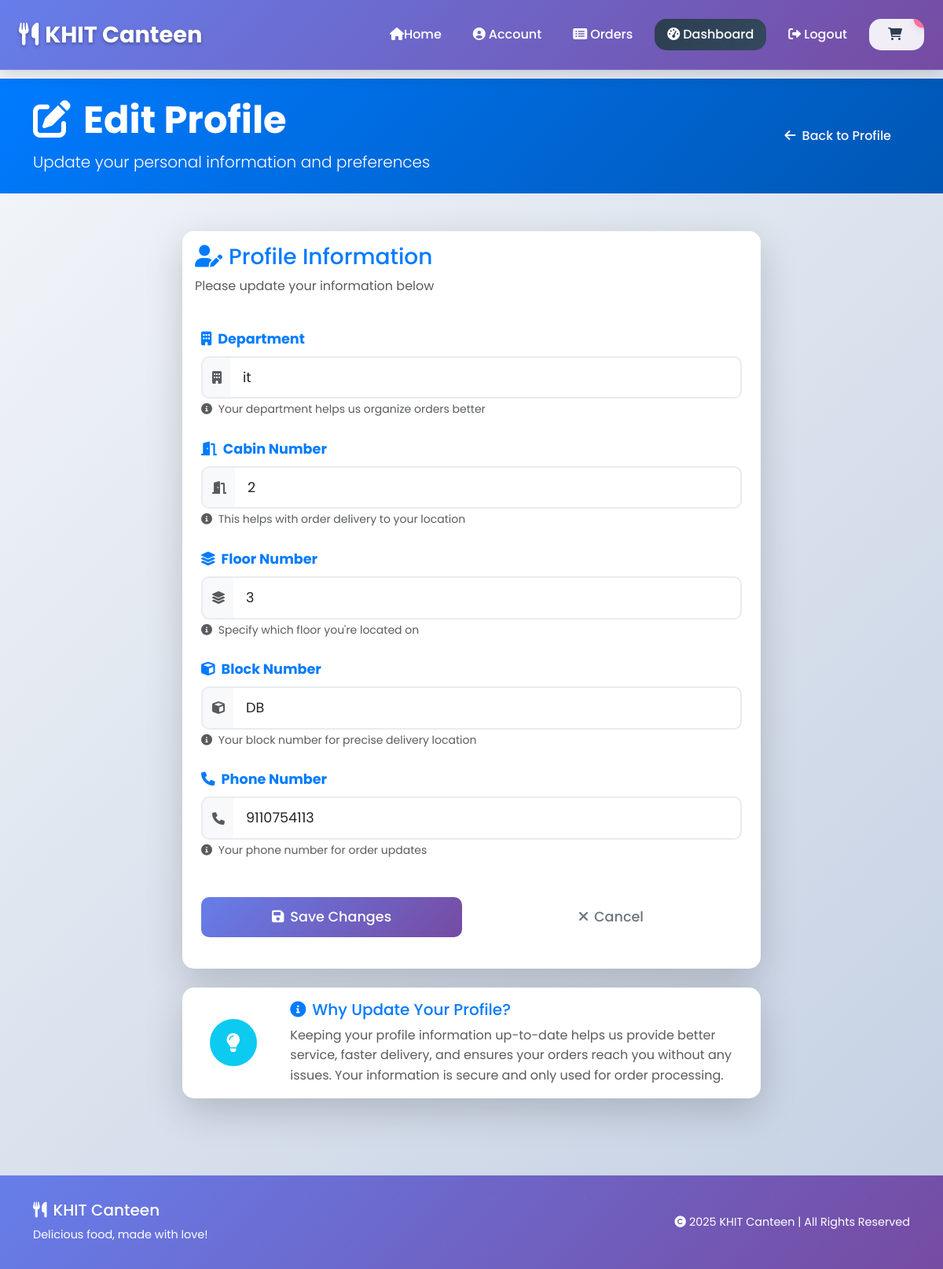
Page /profile/edit/ (signed in) on the committed database.
### home/models.py (models this page shows, shortened)
class Profile(models.Model):
    user = models.OneToOneField(User, on_delete=models.CASCADE)
    phone_number = models.CharField(max_length=15, blank=True, null=True)
    department = models.CharField(max_length=100, blank=True, null=True)
    cabin_no = models.CharField(max_length=10, blank=True, null=True)
    block_no = models.CharField(max_length=10, blank=True, null=True)
    floor_no = models.CharField(max_length=10, blank=True, null=True)

### home/views.py (the view, shortened to what this page needs)
# urls.py: path('profile/edit/', profile_edit, name='profile_edit'),
@login_required
def profile_edit(request):
    try:
        profile = request.user.profile
        return render(request, 'profile_edit.html', {'profile': profile})
    except Exception as e:
        logger.error(f"Profile edit error: {e}")
        messages.error(request, "Error updating profile.")
        return redirect('profile')

### home/context_processors.py (called while the page is built)
def cart_count(request):
    if request.user.is_authenticated:
        try:
            cart = Cart.objects.filter(user=request.user, is_paid=False).first()
            if cart:
                count = cart.cart_items.aggregate(total=Sum('quantity'))['total'] or 0
                return {'cart_count': count}
            return {'cart_count': 0}
        except:
            return {'cart_count': 0}
    return {'cart_count': 0}

### home/templates/profile_edit.html (shortened to what this page needs)
{% extends "base.html" %}
{%load static%}
{% block start %}
<div class="container-fluid bg-primary text-white py-4">
    <div class="container">
        <div class="row align-items-center">
            <div class="col-md-8">
                <h1 class="display-5 fw-bold mb-2">
                    <i class="fas fa-edit me-3"></i>Edit Profile
                </h1>
                <p class="lead mb-0">Update your personal information and preferences</p>
            </div>
            <div class="col-md-4 text-end">
                <a href="{% url 'profile' %}" class="btn btn-outline-light">
                    <i class="fas fa-arrow-left me-2"></i>Back to Profile
                </a>
            </div>
        </div>
    </div>
</div>
<div class="container my-5">
    <div class="row justify-content-center">
        <div class="col-lg-8">
            <div class="card shadow-lg border-0">
                <div class="card-header bg-white border-0 py-3">
                    <h3 class="card-title mb-0 text-primary">
                        <i class="fas fa-user-edit me-2"></i>Profile Information
                    </h3>
                    <p class="text-muted mb-0 mt-2">Please update your information below</p>
                </div>
                <div class="card-body p-4">
                    <form method="POST" id="profileForm">
                        <div class="form-group mb-4">
                            <label class="form-label fw-bold text-primary">
                                <i class="fas fa-building me-2"></i>Department
                            </label>
                            <div class="input-group">
                                <span class="input-group-text bg-light">
                                    <i class="fas fa-building text-muted"></i>
                                </span>
                                <input type="text"
                                       name="department"
                                       value="{{ profile.department|default:'' }}"
                                       class="form-control form-control-lg"
                                       placeholder="Enter your department"
                                       required>
                            </div>
                            <small class="form-text text-muted">
                                <i class="fas fa-info-circle me-1"></i>
                                Your department helps us organize orders better
                            </small>
                        </div>
                        <div class="form-group mb-4">
                            <label class="form-label fw-bold text-primary">
                                <i class="fas fa-door-open me-2"></i>Cabin Number
                            </label>
                            <div class="input-group">
                                <span class="input-group-text bg-light">
                                    <i class="fas fa-door-open text-muted"></i>
                                </span>
                                <input type="text"
                                       name="cabin_no"
                                       value="{{ profile.cabin_no|default:'' }}"
                                       class="form-control form-control-lg"
                                       placeholder="Enter your cabin number"
                                       required>
                            </div>
                            <small class="form-text text-muted">
                                <i class="fas fa-info-circle me-1"></i>
                                This helps with order delivery to your location
                            </small>
                        </div>
                        <div class="form-group mb-4">
                            <label class="form-label fw-bold text-primary">
                                <i class="fas fa-layer-group me-2"></i>Floor Number
                            </label>
                            <div class="input-group">
                                <span class="input-group-text bg-light">
                                    <i class="fas fa-layer-group text-muted"></i>
                                </span>
                                <input type="text"
                                       name="floor_no"
                                       value="{{ profile.floor_no|default:'' }}"
                                       class="form-control form-control-lg"
                                       placeholder="Enter your floor number"
                                       required>
                            </div>
                            <small class="form-text text-muted">
                                <i class="fas fa-info-circle me-1"></i>
                                Specify which floor you're located on
                            </small>
                        </div>
                        <div class="form-group mb-4">
                            <label class="form-label fw-bold text-primary">
                                <i class="fas fa-cube me-2"></i>Block Number
                            </label>
                            <div class="input-group">
                                <span class="input-group-text bg-light">
                                    <i class="fas fa-cube text-muted"></i>
                                </span>
                                <input type="text"
                                       name="block_no"
                                       value="{{ profile.block_no|default:'' }}"
                                       class="form-control form-control-lg"
                                       placeholder="Enter your block number"
                                       required>
                            </div>
                            <small class="form-text text-muted">
                                <i class="fas fa-info-circle me-1"></i>
                                Your block number for precise delivery location
                            </small>
                        </div>
                        <div class="form-group mb-4">
                            <label class="form-label fw-bold text-primary">
                                <i class="fas fa-phone me-2"></i>Phone Number
                            </label>
                            <div class="input-group">
                                <span class="input-group-text bg-light">
                                    <i class="fas fa-phone text-muted"></i>
                                </span>
                                <input type="text"
                                       name="phone_number"
                                       value="{{ profile.phone_number|default:'' }}"
                                       class="form-control form-control-lg"
                                       placeholder="Enter your phone number"
                                       required>
                            </div>
                            <small class="form-text text-muted">
                                <i class="fas fa-info-circle me-1"></i>
                                Your phone number for order updates
                            </small>
                        </div>
                        <div class="row mt-5">
                            <div class="col-md-6 mb-3">
                                <button type="submit" class="btn btn-primary btn-lg w-100">
                                    <i class="fas fa-save me-2"></i>Save Changes
                                </button>
                            </div>
                            <div class="col-md-6 mb-3">
                                <a href="{% url 'profile' %}" class="btn btn-outline-secondary btn-lg w-100">
                                    <i class="fas fa-times me-2"></i>Cancel
                                </a>
                            </div>
                        </div>
                    </form>
                </div>
            </div>
            <div class="card shadow-lg border-0 mt-4">
                <div class="card-body">
                    <div class="row align-items-center">
                        <div class="col-md-2 text-center">
                            <div class="info-icon-large bg-info">
                                <i class="fas fa-lightbulb text-white"></i>
                            </div>
                        </div>
                        <div class="col-md-10">
                            <h5 class="text-primary mb-2">
                                <i class="fas fa-info-circle me-2"></i>Why Update Your Profile?
                            </h5>
                            <p class="text-muted mb-0">
                                Keeping your profile information up-to-date helps us provide better service,
                                faster delivery, and ensures your orders reach you without any issues.
                                Your information is secure and only used for order processing.
                            </p>
                        </div>
                    </div>
                </div>
            </div>
        </div>
    </div>
</div>
{% endblock %}

### home/templates/base.html (style rules this page uses)
:root { --primary-color: #667eea; --secondary-color: #764ba2; --accent-color: #f093fb; --success-color: #4facfe; --warning-color: #43e97b; --danger-color: #fa709a; --dark-color: #2c3e50; --light-color: #ecf0f1; --white-color: #ffffff; --shadow-light: 0 2px 10px rgba(0, 0, 0, 0.1); --shadow-medium: 0 5px 20px rgba(0, 0, 0, 0.15); --shadow-heavy: 0 10px 30px rgba(0, 0, 0, 0.2); --border-radius: 15px; --transition: all 0.3s cubic-bezier(0.4, 0, 0.2, 1); }
* { margin: 0; padding: 0; box-sizing: border-box; }
body { font-family: 'Poppins', sans-serif; background: linear-gradient(135deg, #f5f7fa 0%, #c3cfe2 100%); min-height: 100vh; color: var(--dark-color); line-height: 1.6; }
.btn { border-radius: var(--border-radius); font-weight: 500; padding: 0.5rem 1.5rem; transition: var(--transition); border: none; position: relative; overflow: hidden; }
.btn::before { content: ''; position: absolute; top: 0; left: -100%; width: 100%; height: 100%; background: linear-gradient(90deg, transparent, rgba(255, 255, 255, 0.2), transparent); transition: var(--transition); }
.btn-primary { background: linear-gradient(135deg, var(--primary-color), var(--secondary-color)); color: var(--white-color); }
.card { border-radius: var(--border-radius); border: none; box-shadow: var(--shadow-light); transition: var(--transition); overflow: hidden; }
.form-control { border-radius: var(--border-radius); border: 2px solid #e9ecef; transition: var(--transition); }

### home/templates/profile_edit.html (style rules this page uses)
.form-control-lg { padding: 12px 16px; font-size: 1.1rem; border-radius: 10px; border: 2px solid #e9ecef; transition: all 0.3s ease; }
.input-group-text { border: 2px solid #e9ecef; border-right: none; background: #f8f9fa; border-radius: 10px 0 0 10px; }
.input-group .form-control { border-left: none; border-radius: 0 10px 10px 0; }
.form-label { font-size: 1.1rem; margin-bottom: 8px; }
.info-icon-large { width: 60px; height: 60px; border-radius: 50%; display: flex; align-items: center; justify-content: center; margin: 0 auto; font-size: 1.5rem; }
.card { border-radius: 15px; overflow: hidden; transition: transform 0.2s ease, box-shadow 0.2s ease; }
.btn-lg { padding: 12px 24px; font-size: 1.1rem; border-radius: 10px; transition: all 0.3s ease; }
.bg-primary { background: linear-gradient(135deg, #007bff, #0056b3) !important; }
.text-primary { color: #007bff !important; }
.shadow-lg { box-shadow: 0 1rem 3rem rgba(0,0,0,.175) !important; }

### rows in the picture
Profile: department "it", cabin_no "2", floor_no "3", block_no "DB", phone_number "9110754113"
